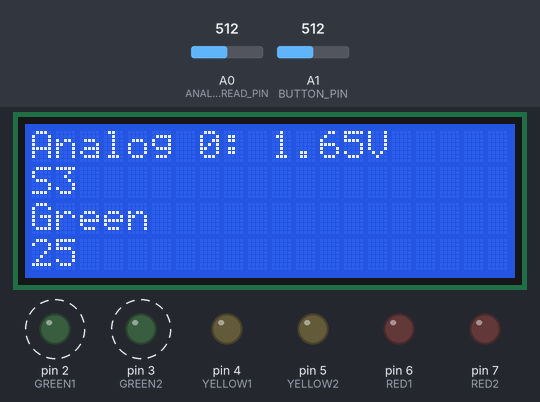
The sketch below on a simulated Arduino Uno, built with avr-gcc and run on an emulated ATmega328P. Shown: 20×4 character LCD, output pins drawn as LEDs (lit = HIGH). Dashed ring = blinking. Inputs (shaded band) come from the test bench; at power-on: A1 (BUTTON_PIN) = 512, A0 (ANALOG_READ_PIN) = 512. What the sketch prints to the serial monitor is not drawn.

Above: at 1.2 s.
1.3 s: A1 (BUTTON_PIN) set to 12
At 1.53 s:
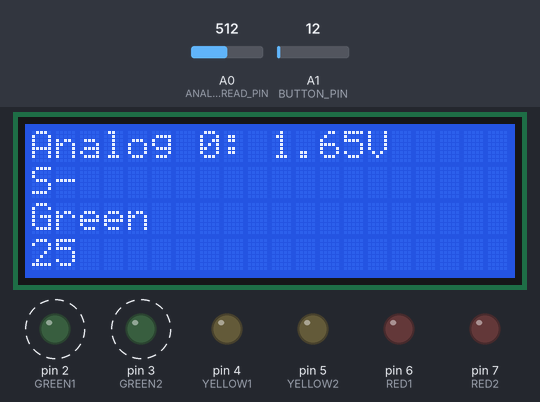
2.8 s: A1 (BUTTON_PIN) set to 9
At 3.42 s:
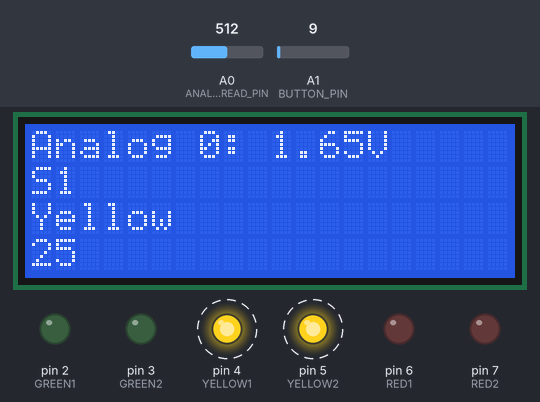
5.3 s: A0 (ANALOG_READ_PIN) set to 0
At 6.6 s:
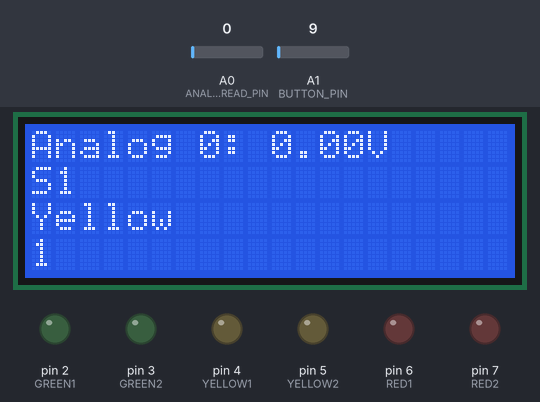
7.8 s: A0 (ANALOG_READ_PIN) set to 122
At 8.81 s:
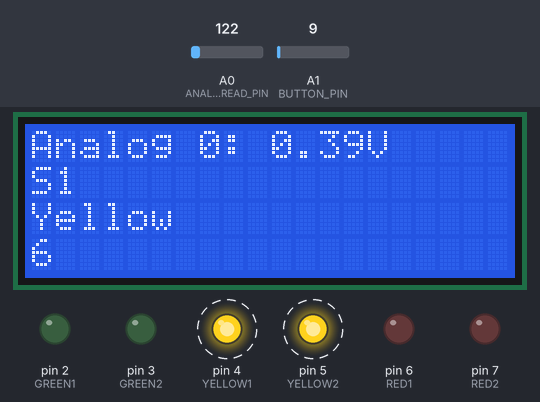
9.3 s: A1 (BUTTON_PIN) set to 716
At 9.57 s:
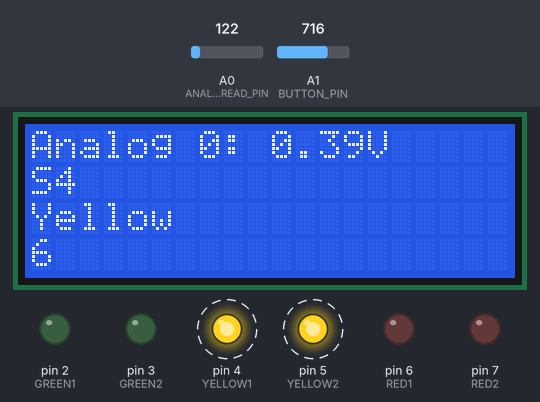
10.8 s: A1 (BUTTON_PIN) set to 0
At 11.28 s:
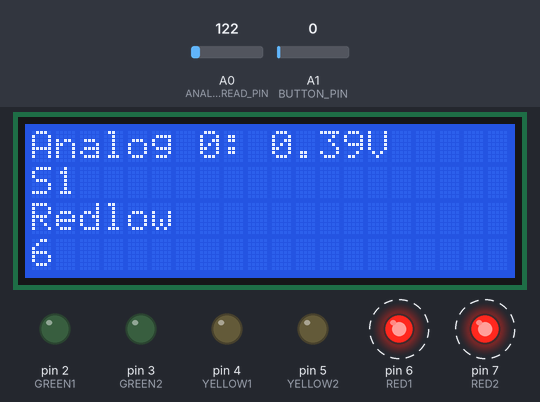
Timing chart, 0 to 14.8 s (numbered marks = the images above; inputs shaded):
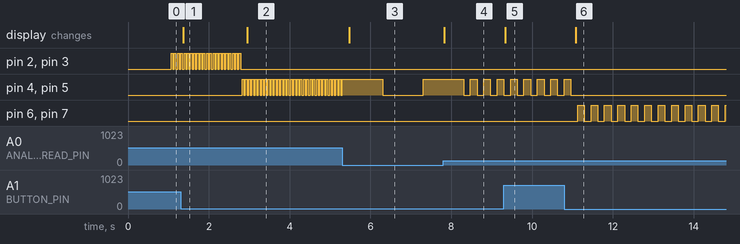

Measured:
- the behaviour switches between 11 and 10 on A1 (BUTTON_PIN) (found by bisection; images 1 and 2)
- after the input at 1.3 s, the display: changes after 0.07 s (image 1)
- after the input at 2.8 s, pin 2 (GREEN1), pin 3 (GREEN2): stops changing and stays LOW; pin 4 (YELLOW1), pin 5 (YELLOW2): alternates HIGH for 0.04 s and LOW for 0.04 s, starting at once; the display: changes after 0.16 s (image 2)
- after the input at 5.3 s, the display: changes after 0.18 s (image 3)
- after the input at 7.8 s, the display: changes at once (image 4)
- after the input at 9.3 s, the display: changes at once (image 5)
- after the input at 10.8 s, pin 4 (YELLOW1), pin 5 (YELLOW2): goes on until 11.0 s, then stays LOW; pin 6 (RED1), pin 7 (RED2): alternates HIGH for 0.17 s and LOW for 0.17 s, starting after 0.33 s; the display: changes after 0.29 s (image 6)
- by itself, pin 2 (GREEN1), pin 3 (GREEN2): alternates HIGH for 0.04 s and LOW for 0.04 s

The sketch:

excercise2-8.ino
```cpp
// Include LCD functions:
#include <LiquidCrystal.h>

// LCD Connection
#define R_S 8
#define E 9
#define DB4 10
#define DB5 11
#define DB6 12
#define DB7 13

// LCD Defines
#define NUM_CHAR 20
#define NUM_LINES 4

//Analog Read Pin
#define ANALOG_READ_PIN A0
#define BUTTON_PIN A1

//LED PINs
#define GREEN1 2
#define GREEN2 3
#define YELLOW1 4
#define YELLOW2 5
#define RED1 6
#define RED2 7


// Global variables
// Define the LCD screen
LiquidCrystal lcd(R_S, E, DB4, DB5, DB6, DB7);

unsigned long DEBOUNCE_INTERVAL = 50;
unsigned long last_changed;
int color = 0;
int last_output = '0';
int frequency = 1;
int led_state;
unsigned long blink_interval = 1000;
unsigned long next_blink;
bool button_was_pressed = false;
int button_last_changed;

void setup() {
  // LCD has 4 lines with 20 chars
  lcd.begin(NUM_CHAR, NUM_LINES);
  lcd.setCursor(0, 0);
  lcd.print("Analog 0: ");

  Serial.begin(9600);
  pinMode(GREEN1, OUTPUT);
  pinMode(GREEN2, OUTPUT);
  pinMode(YELLOW1, OUTPUT);
  pinMode(YELLOW2, OUTPUT);
  pinMode(RED1, OUTPUT);
  pinMode(RED2, OUTPUT);

  next_blink = millis() + blink_interval;

  button_last_changed = millis();
}


void loop() {
  int analog_read_value = analogRead(ANALOG_READ_PIN);

  // Set cursor to 10th position because the first String doesn't change.
  lcd.setCursor(10, 0);

  // Ex. 2
  // lcd.print(analog_read_value);

  // Ex. 3
  // blinkulate Voltage and transoform into printable String
  float analog_voltage = analog_read_value * 3.3 / 1023.0;
  String data_string = String(analog_voltage) + "V";
  lcd.print(data_string);

  // Ex. 5
  analog_read_value = analogRead(BUTTON_PIN);
  lcd.setCursor(0, 1);
  char output;
  switch (analog_read_value) {
    case 0 ... 10:
      output = '1';
      break;
    case 203 ... 283:
      output = '2';
      break;
    case 434 ... 514:
      output = '3';
      break;
    case 639 ... 719:
      output = '4';
      break;
    case 791 ... 871:
      output = '5';
      break;
    default:
      output = '-';
      break;
  }
  data_string = "S" + String(output);

  lcd.setCursor(0, 1);
  lcd.print(data_string);

  // Ex. 6 Output Serial
  if (output != '-') {
    Serial.print("S");
    Serial.println(output);
  }

  //Ex. 7
  // if (output != last_output) {
  //   last_changed = millis();
  // }

  // if (millis() - last_changed > DEBOUNCE_INTERVAL) {
  //   if (output != last_output) {
  //     if (output == '1') {
  //       if (color < 2) {
  //         color++;
  //       } else {
  //         color = 0;
  //       }
  //     }
  //   }
  // }

  // last_output = output;


  if (millis() - button_last_changed > DEBOUNCE_INTERVAL) {
    if (button_was_pressed) {
      if (output != '1') {
        button_was_pressed = false;
        button_last_changed = millis();
      }
    } else {
      if (output == '1') {
        if (color < 2) {
          color++;
        } else {
          color = 0;
        }
        button_was_pressed = true;
        button_last_changed = millis();
      }
    }
  }


  analog_read_value = analogRead(ANALOG_READ_PIN);
  frequency = map(analog_read_value, 0, 1023, 1, 50);
  blink_interval = 1000 / frequency;
  if (millis() >= next_blink) {
    if (led_state) {
      led_state = LOW;
    } else {
      led_state = HIGH;
    }

    digitalWrite(GREEN1, color == 0 ? led_state : LOW);
    digitalWrite(GREEN2, color == 0 ? led_state : LOW);

    digitalWrite(YELLOW1, color == 1 ? led_state : LOW);
    digitalWrite(YELLOW2, color == 1 ? led_state : LOW);

    digitalWrite(RED1, color == 2 ? led_state : LOW);
    digitalWrite(RED2, color == 2 ? led_state : LOW);

    next_blink += blink_interval;
  }
  lcd.setCursor(0, 2);
  switch (color) {
    case 0:
      lcd.print("Green");
      break;
    case 1:
      lcd.print("Yellow");
      break;
    case 2:
      lcd.print("Red");
      break;
  }
  lcd.setCursor(0, 3);
  lcd.print("  ");
  lcd.setCursor(0, 3);
  lcd.print(frequency);


  // Prevent display flickering for too fast updates
  //delay(100);
  // Clear the display.
  // lcd.clear();
  // NOTE: If you update only parts of the screen, don't use lcd.clear.
  // Set the cursor to the line and column to be updated and override existing chars.
}
```
